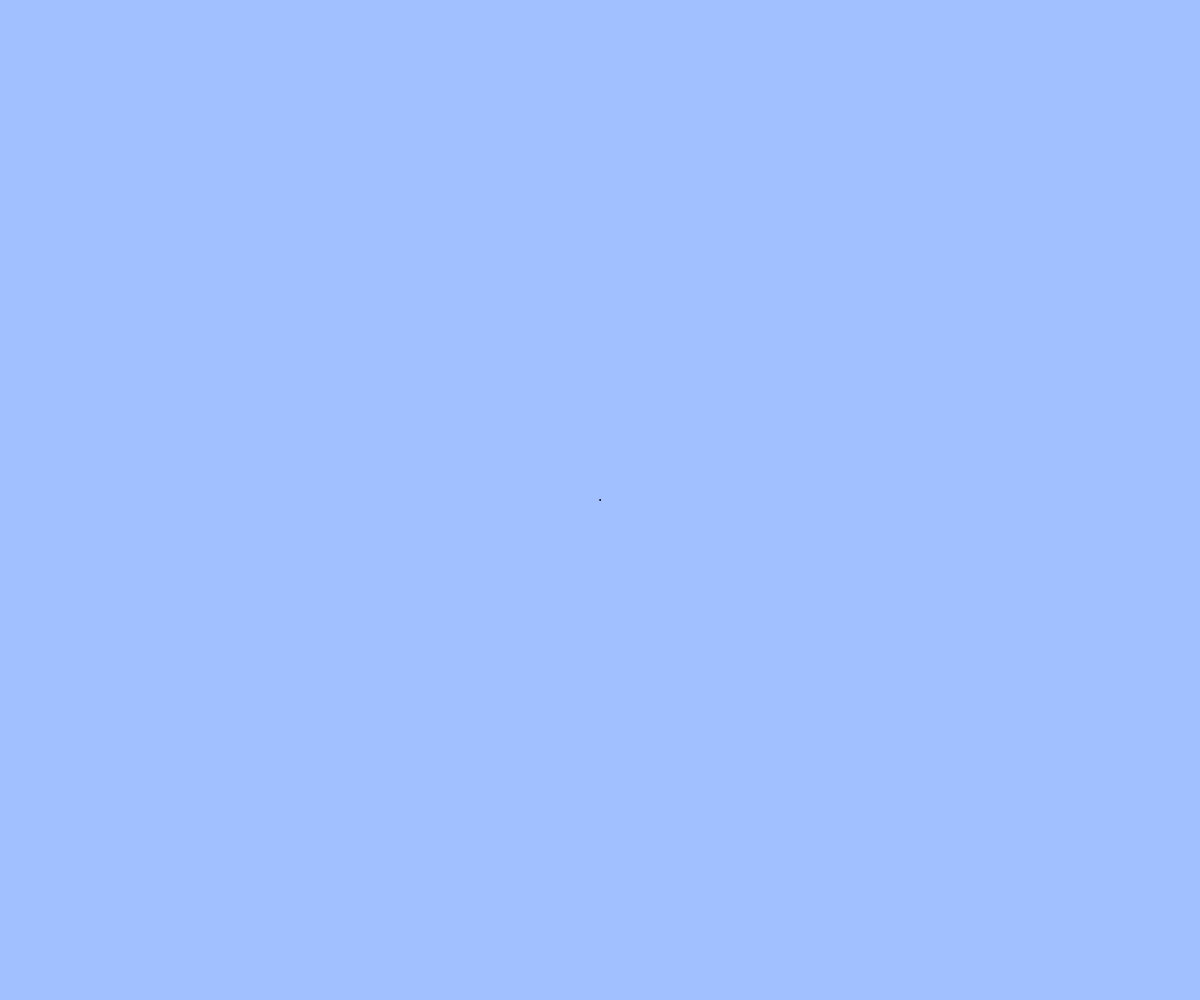
Frame 1 (no input)
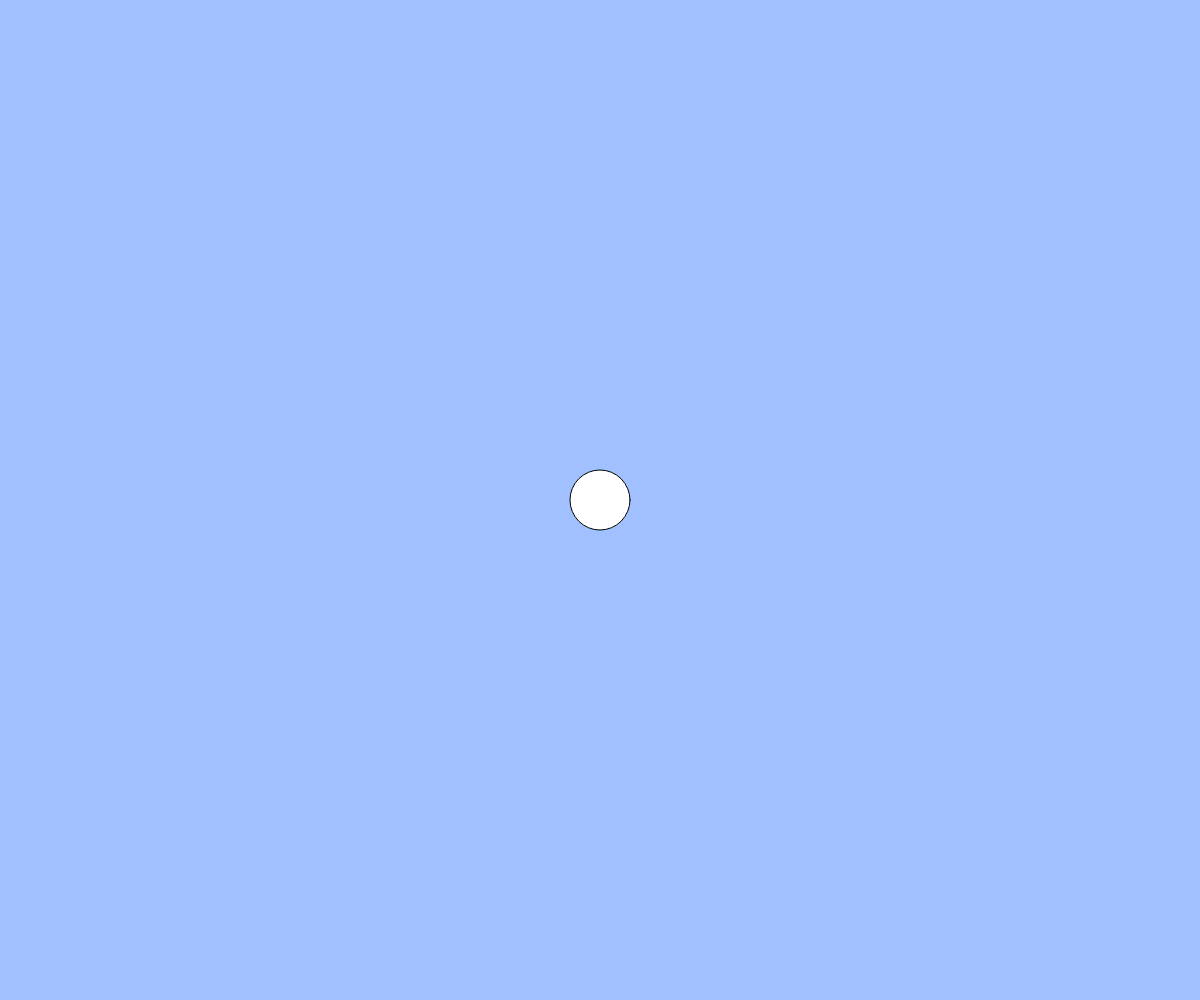
Frame 60 (no input)
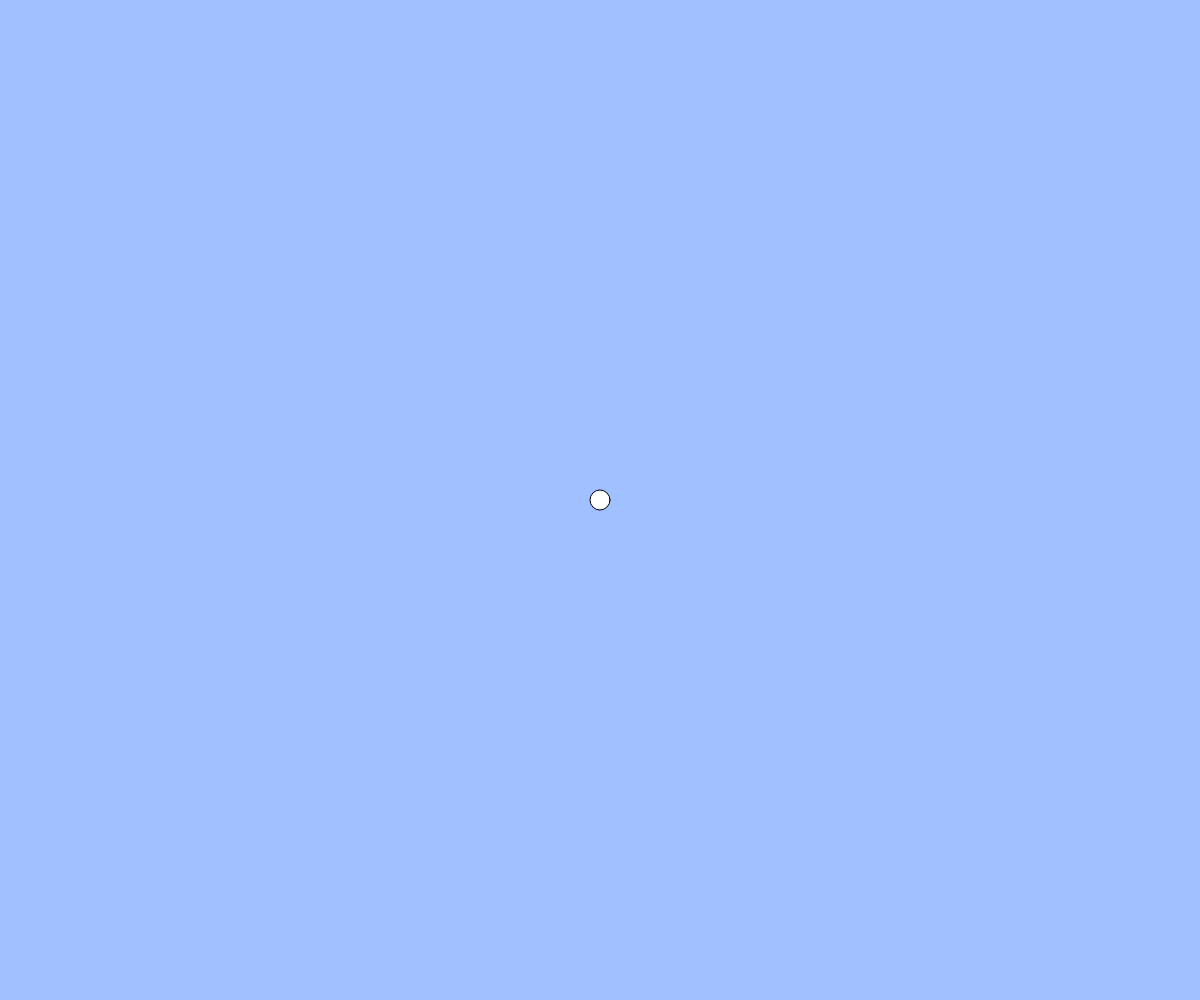
Frame 120 (the mouse pressed at the canvas centre since frame 60)

The p5.js sketch that drew these frames (run headless with seeded random() and noise() and a simulated clock; from frame 60 on, the mouse is pressed at the canvas centre):

// p5.js sketch
// ── sketch.js
// 練習問題「心臓の鼓動のように大きくなったり小さくなったりする円」
let count;
let cycle;

function setup(){
  createCanvas(windowWidth, windowHeight);
  count = 0;
  cycle = 100;
}

function windowResized(){ // ウィンドウがリサイズされるたびにこの関数が自動的に実行される
  resizeCanvas(windowWidth, windowHeight); // キャンバスをリサイズする（createCanvasではないので注意）
}

function draw(){
  background(160, 192, 255);
   count = (count + 1) % cycle;
  if(keyIsDown("F".charCodeAt(0))){ count += 5; }
  if(keyIsDown(" ".charCodeAt(0))){ count += 10; }
  size = count
  // BLANK[1]
  ellipse(width / 2, height / 2, size);



}
